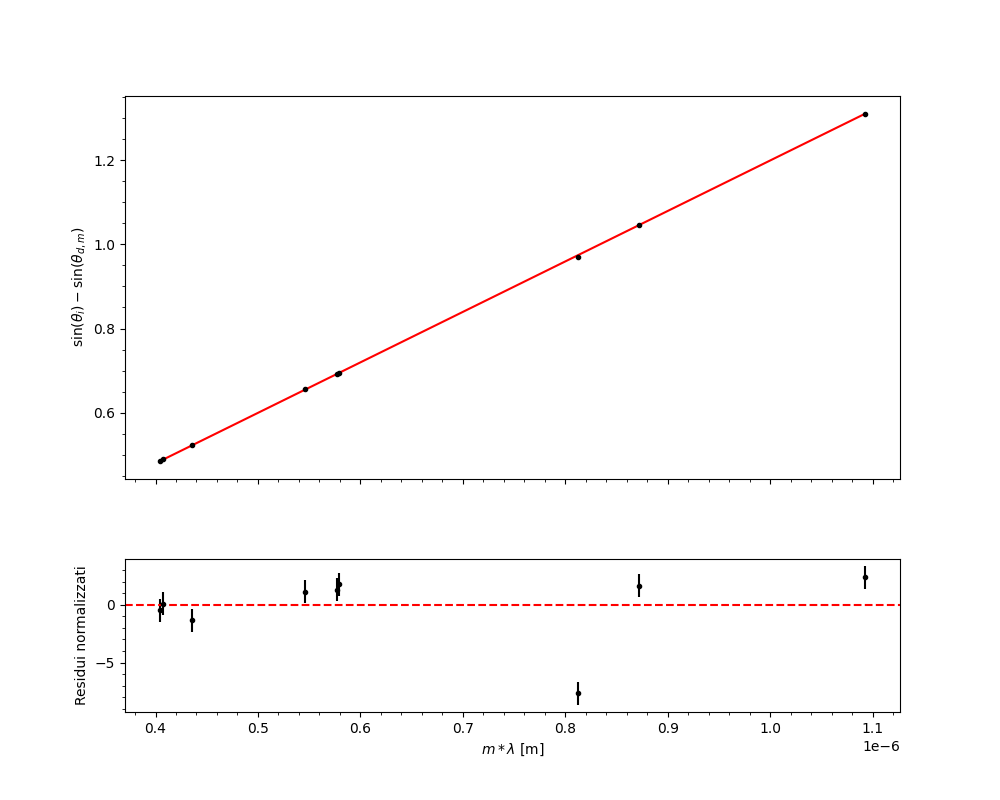

Here is the Python script that generated this plot:
from matplotlib import pylab
import numpy
from scipy.optimize import curve_fit

# data load
x=numpy.array([546.1, 404.6, 407.7, 435.8, 576.9, 579.0, 406*2, 435.8*2, 546.1*2])*1e-9
y= numpy.array([0.65535,  0.48509,  0.48900,  0.52223,  0.69235,  0.69503 ,  0.9708,  1.0460,  1.31072])
Dy=numpy.array([0.00035, 0.00033, 0.00033, 0.00033, 0.00035, 0.00035, 0.0004, 0.0004, 0.00034])

print(len(x))
print(len(y))
print(len(Dy))
# Create a figure and a set of subplots
fig, (ax1, ax2) = pylab.subplots(2, sharex=True, gridspec_kw={'hspace': 0.3, 'height_ratios': [2.5, 1]}, figsize=(10,8))

# Main plot on ax1
ax1.errorbar(x, y, Dy, linestyle='', color='black', marker='.')
ax1.set_ylabel(r'$\sin( \theta_i) - \sin( \theta_{d, m})$')
ax1.minorticks_on()

# define the function (linear, in this example)
def ff(xx, a):
    return xx/a

# define the initial values (STRICTLY NEEDED!!!)
init=(8.3*1e-7)

# prepare a dummy xx array (with 2000 linearly spaced points)
xx=numpy.linspace(min(x),max(x),2000)

# set the error
sigma=Dy
w=1/sigma**2

# call the minimization routine
pars,covm=curve_fit(ff,x,y,init,sigma, absolute_sigma=False)

# calculate the chisquare for the best-fit function
chi2 = ((w*(y-ff(x,*pars))**2)).sum()

# determine the ndof
ndof=len(x)-1

# print results on the console
print('pars:',pars)
print('covm:',covm)
print('chi2, ndof:',chi2, ndof)
print('d = ', pars[0], ' +/- ', numpy.sqrt(covm[0,0]))

# plot the best fit curve on ax1
ax1.plot(xx,ff(xx,*pars), color='red')

# Calculate residuals
residuals = y - ff(x,*pars)

# Normalize residuals
normalized_residuals = residuals / Dy

#calculate and print reduced chi square
chi2red = chi2/ndof
print('chi2red:', chi2red)

# Residuals plot on ax2
ax2.errorbar(x, normalized_residuals, yerr=1, linestyle='', color='black', marker='.')
ax2.axhline(0, color='red', linestyle='--')
ax2.set_xlabel('$m*\lambda$ [m]')
ax2.set_ylabel('Residui normalizzati')
ax2.minorticks_on()

# show the plot
pylab.show()

# save the figure
fig.savefig('fit_guadagnoeresidui.png', dpi=300)
